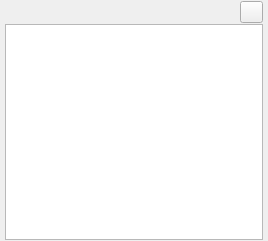
<?xml version="1.0" encoding="UTF-8"?>
<ui version="4.0">
 <class>ColorPalette</class>
 <widget class="QDockWidget" name="ColorPalette">
  <property name="geometry">
   <rect>
    <x>0</x>
    <y>0</y>
    <width>268</width>
    <height>241</height>
   </rect>
  </property>
  <property name="windowTitle">
   <string comment="Window title of color palette.">Color Palette</string>
  </property>
  <widget class="QWidget" name="widget">
   <layout class="QVBoxLayout" name="verticalLayout">
    <property name="spacing">
     <number>1</number>
    </property>
    <property name="leftMargin">
     <number>5</number>
    </property>
    <property name="topMargin">
     <number>1</number>
    </property>
    <property name="rightMargin">
     <number>5</number>
    </property>
    <property name="bottomMargin">
     <number>1</number>
    </property>
    <item>
     <layout class="QHBoxLayout" name="horizontalLayout">
      <property name="spacing">
       <number>1</number>
      </property>
      <item>
       <widget class="QPushButton" name="addColorButton">
        <property name="maximumSize">
         <size>
          <width>20</width>
          <height>20</height>
         </size>
        </property>
        <property name="toolTip">
         <string>Add Color</string>
        </property>
        <property name="text">
         <string/>
        </property>
        <property name="icon">
         <iconset resource="../data/app.qrc">
          <normaloff>:/icons/add.png</normaloff>:/icons/add.png</iconset>
        </property>
        <property name="flat">
         <bool>true</bool>
        </property>
       </widget>
      </item>
      <item>
       <widget class="QPushButton" name="removeColorButton">
        <property name="sizePolicy">
         <sizepolicy hsizetype="Minimum" vsizetype="Fixed">
          <horstretch>0</horstretch>
          <verstretch>0</verstretch>
         </sizepolicy>
        </property>
        <property name="maximumSize">
         <size>
          <width>20</width>
          <height>20</height>
         </size>
        </property>
        <property name="toolTip">
         <string>Remove Color</string>
        </property>
        <property name="text">
         <string/>
        </property>
        <property name="icon">
         <iconset resource="../data/app.qrc">
          <normaloff>:/icons/remove.png</normaloff>:/icons/remove.png</iconset>
        </property>
        <property name="flat">
         <bool>true</bool>
        </property>
       </widget>
      </item>
      <item>
       <spacer name="horizontalSpacer_2">
        <property name="orientation">
         <enum>Qt::Horizontal</enum>
        </property>
        <property name="sizeType">
         <enum>QSizePolicy::Fixed</enum>
        </property>
        <property name="sizeHint" stdset="0">
         <size>
          <width>10</width>
          <height>20</height>
         </size>
        </property>
       </spacer>
      </item>
      <item>
       <widget class="QPushButton" name="colorDialogButton">
        <property name="sizePolicy">
         <sizepolicy hsizetype="Minimum" vsizetype="Fixed">
          <horstretch>0</horstretch>
          <verstretch>0</verstretch>
         </sizepolicy>
        </property>
        <property name="minimumSize">
         <size>
          <width>16</width>
          <height>16</height>
         </size>
        </property>
        <property name="maximumSize">
         <size>
          <width>20</width>
          <height>20</height>
         </size>
        </property>
        <property name="baseSize">
         <size>
          <width>20</width>
          <height>20</height>
         </size>
        </property>
        <property name="whatsThis">
         <string>Native color dialog window</string>
        </property>
        <property name="text">
         <string/>
        </property>
        <property name="icon">
         <iconset resource="../data/app.qrc">
          <normaloff>:/app/icons/new/svg/color-dialog.svg</normaloff>:/app/icons/new/svg/color-dialog.svg</iconset>
        </property>
        <property name="iconSize">
         <size>
          <width>16</width>
          <height>16</height>
         </size>
        </property>
        <property name="flat">
         <bool>true</bool>
        </property>
       </widget>
      </item>
      <item>
       <spacer name="horizontalSpacer">
        <property name="orientation">
         <enum>Qt::Horizontal</enum>
        </property>
        <property name="sizeHint" stdset="0">
         <size>
          <width>40</width>
          <height>20</height>
         </size>
        </property>
       </spacer>
      </item>
      <item>
       <widget class="QToolButton" name="palettePref">
        <property name="minimumSize">
         <size>
          <width>0</width>
          <height>0</height>
         </size>
        </property>
        <property name="acceptDrops">
         <bool>false</bool>
        </property>
        <property name="toolTipDuration">
         <number>-1</number>
        </property>
        <property name="text">
         <string/>
        </property>
        <property name="icon">
         <iconset resource="../data/app.qrc">
          <normaloff>:/app/icons/new/svg/more_options.svg</normaloff>:/app/icons/new/svg/more_options.svg</iconset>
        </property>
        <property name="iconSize">
         <size>
          <width>15</width>
          <height>15</height>
         </size>
        </property>
        <property name="checkable">
         <bool>false</bool>
        </property>
        <property name="popupMode">
         <enum>QToolButton::InstantPopup</enum>
        </property>
        <property name="autoRaise">
         <bool>false</bool>
        </property>
        <property name="arrowType">
         <enum>Qt::NoArrow</enum>
        </property>
       </widget>
      </item>
     </layout>
    </item>
    <item>
     <layout class="QVBoxLayout" name="verticalLayout_2">
      <item>
       <widget class="QListWidget" name="colorListWidget">
        <property name="sizePolicy">
         <sizepolicy hsizetype="Expanding" vsizetype="Expanding">
          <horstretch>0</horstretch>
          <verstretch>0</verstretch>
         </sizepolicy>
        </property>
        <property name="focusPolicy">
         <enum>Qt::NoFocus</enum>
        </property>
        <property name="autoFillBackground">
         <bool>false</bool>
        </property>
        <property name="frameShape">
         <enum>QFrame::StyledPanel</enum>
        </property>
        <property name="autoScrollMargin">
         <number>16</number>
        </property>
        <property name="resizeMode">
         <enum>QListView::Fixed</enum>
        </property>
        <property name="layoutMode">
         <enum>QListView::SinglePass</enum>
        </property>
        <property name="viewMode">
         <enum>QListView::ListMode</enum>
        </property>
       </widget>
      </item>
     </layout>
    </item>
   </layout>
  </widget>
  <actiongroup name="layoutModeActionGroup">
   <action name="listModeAction">
    <property name="checkable">
     <bool>true</bool>
    </property>
    <property name="checked">
     <bool>true</bool>
    </property>
    <property name="text">
     <string>List Mode</string>
    </property>
    <property name="statusTip">
     <string>Show palette as a list</string>
    </property>
   </action>
   <action name="gridModeAction">
    <property name="checkable">
     <bool>true</bool>
    </property>
    <property name="text">
     <string>Grid Mode</string>
    </property>
    <property name="statusTip">
     <string>Show palette as icons</string>
    </property>
   </action>
  </actiongroup>
  <actiongroup name="iconSizesActionGroup">
   <action name="smallSwatchAction">
    <property name="checkable">
     <bool>true</bool>
    </property>
    <property name="text">
     <string>Small swatch</string>
    </property>
    <property name="statusTip">
     <string>Sets swatch size to: 16x16px</string>
    </property>
   </action>
   <action name="mediumSwatchAction">
    <property name="checkable">
     <bool>true</bool>
    </property>
    <property name="text">
     <string>Medium Swatch</string>
    </property>
    <property name="statusTip">
     <string>Sets swatch size to: 26x26px</string>
    </property>
   </action>
   <action name="largeSwatchAction">
    <property name="checkable">
     <bool>true</bool>
    </property>
    <property name="checked">
     <bool>true</bool>
    </property>
    <property name="text">
     <string>Large Swatch</string>
    </property>
    <property name="statusTip">
     <string>Sets swatch size to: 36x36px</string>
    </property>
   </action>
  </actiongroup>
 </widget>
 <resources>
  <include location="../data/app.qrc"/>
 </resources>
 <connections>
  <connection>
   <sender>removeColorButton</sender>
   <signal>clicked()</signal>
   <receiver>ColorPalette</receiver>
   <slot>clickRemoveColorButton()</slot>
   <hints>
    <hint type="sourcelabel">
     <x>36</x>
     <y>43</y>
    </hint>
    <hint type="destinationlabel">
     <x>133</x>
     <y>128</y>
    </hint>
   </hints>
  </connection>
 </connections>
 <slots>
  <slot>colorListCurrentItemChanged(QListWidgetItem*,QListWidgetItem*)</slot>
  <slot>clickColorListItem(QListWidgetItem*)</slot>
  <slot>changeColourName(QListWidgetItem*)</slot>
  <slot>onActiveColorNameChange(QString)</slot>
  <slot>clickAddColorButton()</slot>
  <slot>clickRemoveColorButton()</slot>
  <slot>palettePreferences()</slot>
  <slot>setListMode()</slot>
  <slot>setGridMode()</slot>
  <slot>setSwatchSizeSmall()</slot>
  <slot>setSwatchSizeMedium()</slot>
  <slot>setSwatchSizeLarge()</slot>
 </slots>
</ui>
